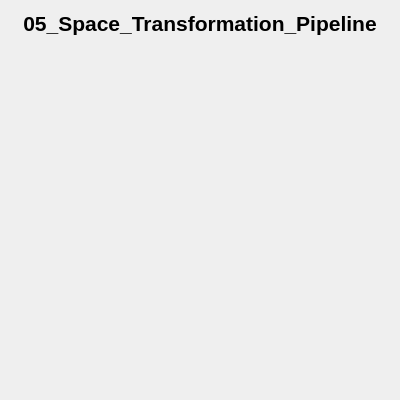
<?xml version="1.0" encoding="UTF-8"?>
<ui version="4.0">
 <class>window</class>
 <widget class="QWidget" name="window">
  <property name="geometry">
   <rect>
    <x>0</x>
    <y>0</y>
    <width>400</width>
    <height>400</height>
   </rect>
  </property>
  <property name="windowTitle">
   <string>window</string>
  </property>
  <layout class="QGridLayout" name="gridLayout">
   <item row="0" column="0">
    <widget class="QLabel" name="label">
     <property name="sizePolicy">
      <sizepolicy hsizetype="Preferred" vsizetype="Fixed">
       <horstretch>0</horstretch>
       <verstretch>0</verstretch>
      </sizepolicy>
     </property>
     <property name="font">
      <font>
       <pointsize>16</pointsize>
       <bold>true</bold>
      </font>
     </property>
     <property name="text">
      <string>05_Space_Transformation_Pipeline</string>
     </property>
     <property name="alignment">
      <set>Qt::AlignCenter</set>
     </property>
    </widget>
   </item>
   <item row="1" column="0">
    <widget class="glWidget" name="widget" native="true"/>
   </item>
  </layout>
 </widget>
 <customwidgets>
  <customwidget>
   <class>glWidget</class>
   <extends>QWidget</extends>
   <header location="global">glwidget.h</header>
   <container>1</container>
  </customwidget>
 </customwidgets>
 <resources/>
 <connections/>
</ui>
